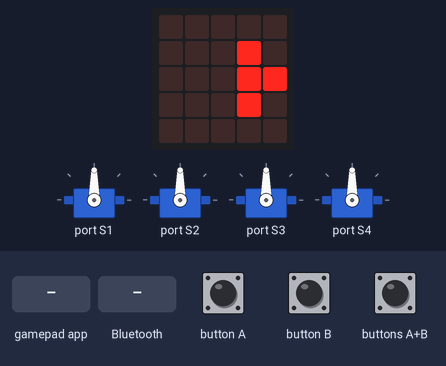
The program below on a simulated BBC micro:bit (MakeCode). Parts: 4 × servo, the board's 5×5 LED display. Inputs (shaded band) come from the test bench.

Above: at 0.61 s.
1.3 s: gamepad app sends 3_DOWN
At 2.1 s:
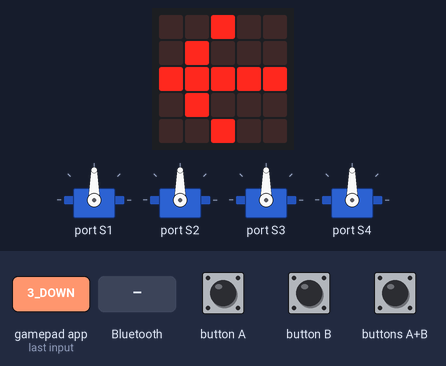
4.3 s: buttons A+B pressed for 0.15 s
At 4.86 s:
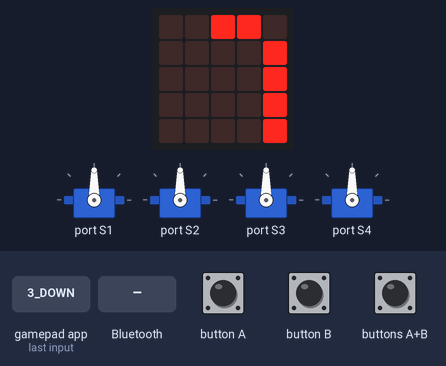
5.0 s: a phone connects over Bluetooth
At 5.66 s:
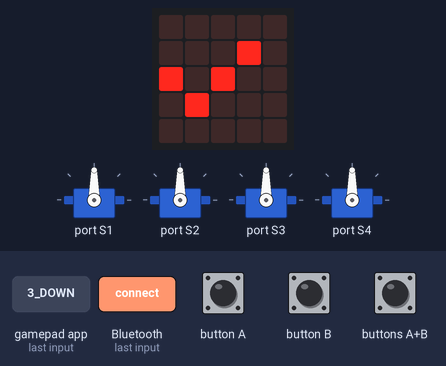
8.0 s: a phone disconnects over Bluetooth
At 8.5 s:
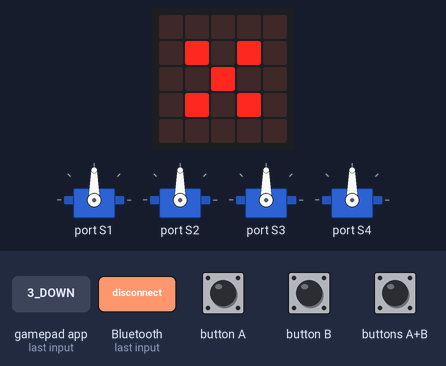
9.8 s: gamepad app sends A_DOWN
At 10.6 s:
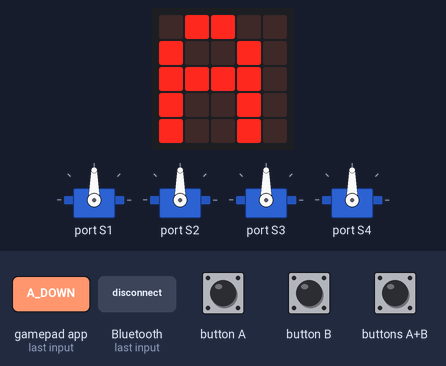
11.8 s: gamepad app sends 1_DOWN
At 12.3 s:
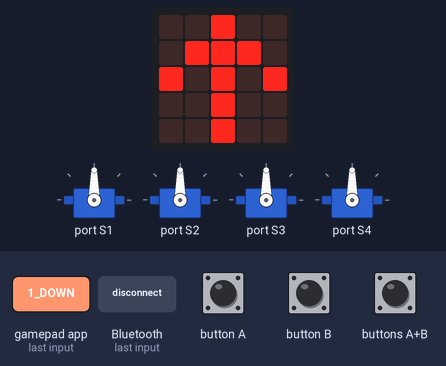
Timing chart, 0 to 14.8 s (numbered marks = the images above; inputs shaded):
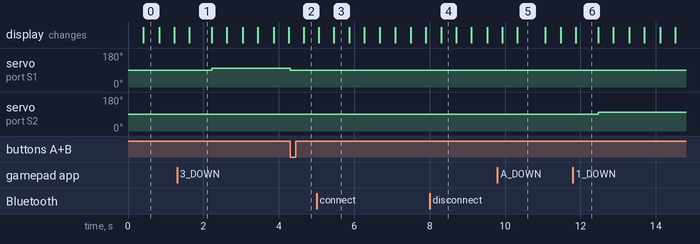

The program:

main.ts
```typescript
bluetooth.onBluetoothConnected(function () {
    basic.showLeds(`
        . . . . .
        . . . # .
        # . # . .
        . # . . .
        . . . . .
        `)
})
bluetooth.onBluetoothDisconnected(function () {
    basic.showLeds(`
        . . . . .
        . # . # .
        . . # . .
        . # . # .
        . . . . .
        `)
})
input.onButtonPressed(Button.AB, function () {
    if (PIN == 3) {
        PIN = 0
    } else {
        PIN += 0 + 1
    }
})
control.onEvent(EventBusSource.MES_DPAD_CONTROLLER_ID, EventBusValue.MICROBIT_EVT_ANY, function () {
    if (control.eventValue() == EventBusValue.MES_DPAD_BUTTON_1_DOWN) {
        basic.showArrow(ArrowNames.North)
        if (SERVO == 1) {
            if (angulo1 == 181) {
                angulo1 = 0
            } else {
                angulo1 += 0 + 10
                robotbit.Servo(robotbit.Servos.S2, angulo1)
            }
        }
    } else if (control.eventValue() == EventBusValue.MES_DPAD_BUTTON_2_DOWN) {
        basic.showArrow(ArrowNames.South)
        if (SERVO == 1) {
            if (angulo1 == -1) {
                angulo1 = 180
            } else {
                angulo1 += 0 - 10
                robotbit.Servo(robotbit.Servos.S2, angulo1)
            }
        }
    } else if (control.eventValue() == EventBusValue.MES_DPAD_BUTTON_3_DOWN) {
        basic.showArrow(ArrowNames.West)
        if (BUTTON_3_DOWN == 181) {
            BUTTON_3_DOWN = 0
        } else {
            BUTTON_3_DOWN += 0 + 10
            robotbit.Servo(robotbit.Servos.S1, BUTTON_3_DOWN)
        }
    } else if (control.eventValue() == EventBusValue.MES_DPAD_BUTTON_4_DOWN) {
        basic.showArrow(ArrowNames.East)
        if (BUTTON_4_DOWN == -1) {
            BUTTON_4_DOWN = 180
        } else {
            BUTTON_4_DOWN += 0 - 10
            robotbit.Servo(robotbit.Servos.S1, BUTTON_4_DOWN)
        }
    } else if (control.eventValue() == EventBusValue.MES_DPAD_BUTTON_A_DOWN) {
        basic.showString("A")
        SERVO = 1
    } else if (control.eventValue() == EventBusValue.MES_DPAD_BUTTON_B_DOWN) {
        basic.showString("B")
    } else if (control.eventValue() == EventBusValue.MES_DPAD_BUTTON_C_DOWN) {
        basic.showString("C")
    } else if (control.eventValue() == EventBusValue.MES_DPAD_BUTTON_D_DOWN) {
        basic.showString("D")
    } else {

    }
})
let SERVO = 0
let BUTTON_4_DOWN = 0
let BUTTON_3_DOWN = 0
let angulo1 = 0
let PIN = 0
PIN = 0
let angulo0 = 90
angulo1 = 90
let angulo2 = 90
let angulo3 = 90
BUTTON_3_DOWN = 90
BUTTON_4_DOWN = 90
SERVO = 0
robotbit.Servo(robotbit.Servos.S1, angulo0)
robotbit.Servo(robotbit.Servos.S2, angulo1)
robotbit.Servo(robotbit.Servos.S3, angulo2)
robotbit.Servo(robotbit.Servos.S4, angulo3)
basic.forever(function () {
    if (input.buttonIsPressed(Button.B)) {
        if (PIN == 0) {
            angulo0 += -2
            robotbit.Servo(robotbit.Servos.S1, angulo0)
        }
        if (PIN == 1) {
            angulo1 += -2
            robotbit.Servo(robotbit.Servos.S2, angulo1)
        }
        if (PIN == 2) {
            angulo2 += -2
            robotbit.Servo(robotbit.Servos.S3, angulo2)
        }
        if (PIN == 3) {
            angulo3 += -2
            robotbit.Servo(robotbit.Servos.S4, angulo3)
        }
    }
})
basic.forever(function () {
    if (input.buttonIsPressed(Button.A)) {
        if (PIN == 0) {
            angulo0 += 2
            robotbit.Servo(robotbit.Servos.S1, angulo0)
        }
        if (PIN == 1) {
            angulo1 += 2
            robotbit.Servo(robotbit.Servos.S2, angulo1)
        }
        if (PIN == 2) {
            angulo2 += 2
            robotbit.Servo(robotbit.Servos.S3, angulo2)
        }
        if (PIN == 3) {
            angulo3 += 2
            robotbit.Servo(robotbit.Servos.S4, angulo3)
        }
    }
})
basic.forever(function () {
    if (PIN == 0) {
        basic.showLeds(`
            . . . . .
            . # . . .
            # # . . .
            . # . . .
            . . . . .
            `)
        basic.showLeds(`
            . . . . .
            . . . # .
            . . . # #
            . . . # .
            . . . . .
            `)
    }
    if (PIN == 1) {
        basic.showLeds(`
            . . # # .
            . . . . #
            . . . . #
            . . . . #
            . . . . #
            `)
        basic.showLeds(`
            . . . . .
            . . . . .
            . . . . .
            # # # # #
            # . . . .
            `)
    }
    if (PIN == 2) {
        basic.showLeds(`
            . # # # #
            . . . # .
            . . # . .
            . # . . .
            # # # # #
            `)
        basic.showLeds(`
            . . . . .
            . . . . .
            # # # . .
            . # . . .
            # # # # #
            `)
    }
    if (PIN == 3) {
        basic.showLeds(`
            . . . . .
            # . . . #
            # . . . #
            . # . # .
            . . # . .
            `)
        basic.showLeds(`
            . . . . .
            . . # . .
            . . # . .
            . . # . .
            . . # . .
            `)
    }
})
```

test.ts
```typescript
// aquí va el archivo "tests"; esto no se compilará cuando este paquete se utilice como una extensión.
```

Measured:
- after the input at 1.3 s, servo on port S1: 90° → 100° after 0.92 s; the display: changes after 0.32 s (image 1)
- after the input at 4.3 s, servo on port S1: 100° → 90° at once; the display: changes after 0.36 s (image 2)
- after the input at 5.0 s, the display: first differs from a run without the input after 0.46 s (image 3)
- after the input at 8.0 s, the display: changes after 0.30 s (image 4)
- after the input at 9.8 s, the display: first differs from a run without the input after 0.52 s (image 5)
- after the input at 11.8 s, servo on port S2: 90° → 100° after 0.67 s; the display: changes after 0.07 s (image 6)
- what the display in image 0 shows lasts 0.4 s, from 0.4 s to 0.8 s
